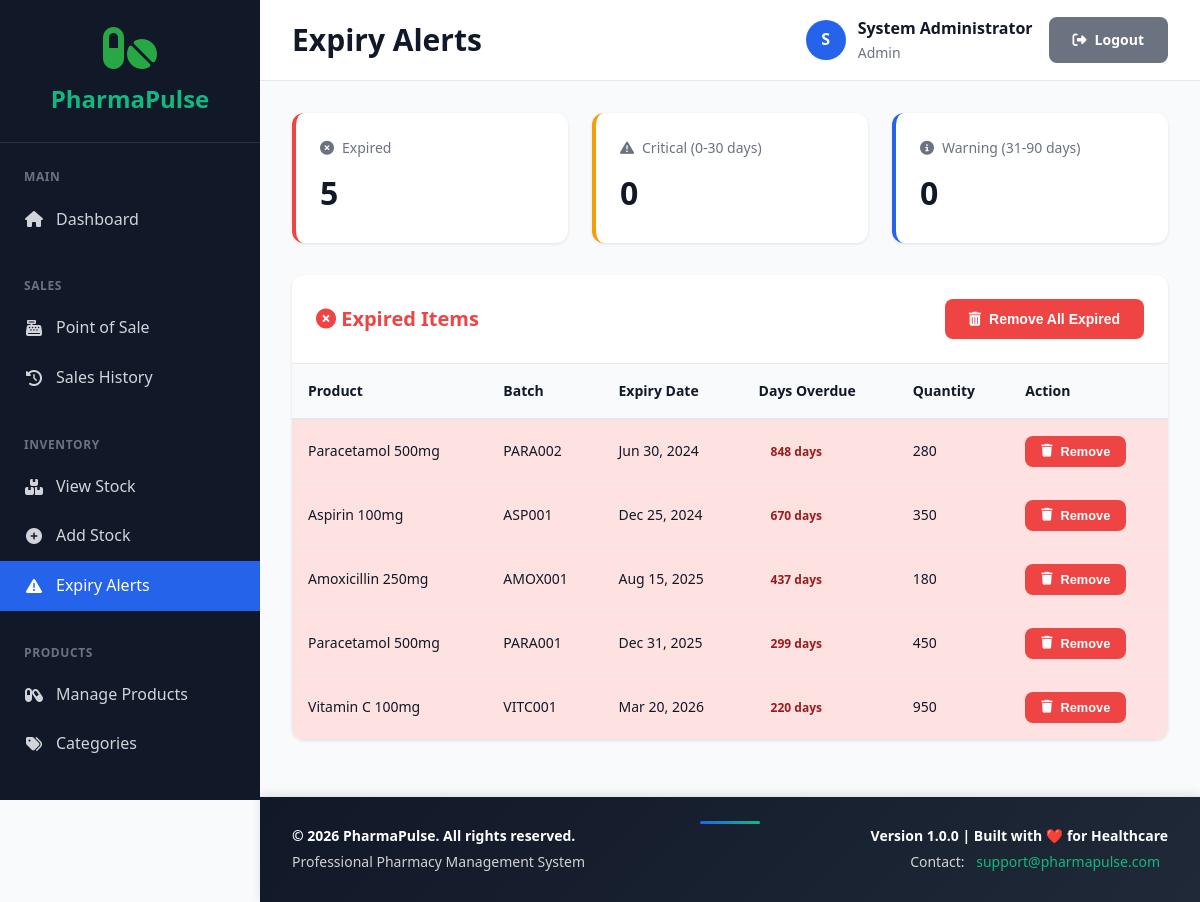
Screenshot of /modules/stock/expiry-alerts.php (signed in) with the database file from the repository.
### tables this page shows
CREATE TABLE IF NOT EXISTS stock_batches (
    batch_id INT AUTO_INCREMENT PRIMARY KEY,
    product_id INT NOT NULL,
    supplier_id INT NOT NULL,
    batch_number VARCHAR(100) NOT NULL,
    quantity_received INT NOT NULL,
    quantity_remaining INT NOT NULL,
    unit_cost DECIMAL(10,2) NOT NULL,
    expiry_date DATE NOT NULL,
    manufacture_date DATE NULL,
    received_date DATE NOT NULL,
    received_by INT NOT NULL,
    notes TEXT,
    created_at TIMESTAMP DEFAULT CURRENT_TIMESTAMP,
    FOREIGN KEY (product_id) REFERENCES products(product_id) ON DELETE CASCADE,
    FOREIGN KEY (supplier_id) REFERENCES suppliers(supplier_id) ON DELETE RESTRICT,
    FOREIGN KEY (received_by) REFERENCES users(user_id) ON DELETE RESTRICT,
    INDEX idx_product_batch (product_id, batch_number),
    INDEX idx_expiry_date (expiry_date),
    INDEX idx_supplier (supplier_id)
);

CREATE TABLE IF NOT EXISTS products (
    product_id INT AUTO_INCREMENT PRIMARY KEY,
    product_code VARCHAR(50) NOT NULL UNIQUE,
    product_name VARCHAR(200) NOT NULL,
    generic_name VARCHAR(200),
    category_id INT NOT NULL,
    strength VARCHAR(50),
    dosage_form VARCHAR(50),
    unit_price DECIMAL(10,2) NOT NULL,
    reorder_level INT DEFAULT 10,
    requires_prescription BOOLEAN DEFAULT FALSE,
    is_active BOOLEAN DEFAULT TRUE,
    created_at TIMESTAMP DEFAULT CURRENT_TIMESTAMP,
    FOREIGN KEY (category_id) REFERENCES product_categories(category_id) ON DELETE RESTRICT,
    INDEX idx_product_code (product_code),
    INDEX idx_product_name (product_name),
    INDEX idx_category (category_id)
);

### includes/auth.php (called while the page is built, shortened)
<?php
require_once __DIR__ . '/security.php';
function is_logged_in() {
    return isset($_SESSION['user_id']) && !empty($_SESSION['user_id']);
}
function has_role($required_role) {
    $user_role = $_SESSION['role'];
    if ($user_role === 'admin') {
        return true;
    }
    return $user_role === $required_role;
}

### includes/security.php (called while the page is built, shortened)
<?php
function clean($data) {
    return htmlspecialchars($data, ENT_QUOTES, 'UTF-8');
}

### modules/stock/expiry-alerts.php (the view, shortened to what this page needs)
<?php
$pdo = require __DIR__ . '/../../config/database.php';
require_once __DIR__ . '/../../includes/security.php';
require_once __DIR__ . '/../../includes/auth.php';
require_once __DIR__ . '/../../templates/header.php';
$expired = $pdo->query("
    SELECT sb.batch_id, p.product_name, sb.batch_number, sb.expiry_date, sb.quantity_remaining,
           DATEDIFF(sb.expiry_date, CURDATE()) as days_left
    FROM stock_batches sb
    INNER JOIN products p ON sb.product_id = p.product_id
    WHERE sb.expiry_date < CURDATE()
    AND sb.quantity_remaining > 0
    ORDER BY sb.expiry_date ASC
")->fetchAll();
$critical = $pdo->query("
    SELECT p.product_name, sb.batch_number, sb.expiry_date, sb.quantity_remaining,
           DATEDIFF(sb.expiry_date, CURDATE()) as days_left
    FROM stock_batches sb
    INNER JOIN products p ON sb.product_id = p.product_id
    WHERE sb.expiry_date BETWEEN CURDATE() AND DATE_ADD(CURDATE(), INTERVAL 30 DAY)
    AND sb.quantity_remaining > 0
    ORDER BY sb.expiry_date ASC
")->fetchAll();
$warning = $pdo->query("
    SELECT p.product_name, sb.batch_number, sb.expiry_date, sb.quantity_remaining,
           DATEDIFF(sb.expiry_date, CURDATE()) as days_left
    FROM stock_batches sb
    INNER JOIN products p ON sb.product_id = p.product_id
    WHERE sb.expiry_date BETWEEN DATE_ADD(CURDATE(), INTERVAL 31 DAY) AND DATE_ADD(CURDATE(), INTERVAL 90 DAY)
    AND sb.quantity_remaining > 0
    ORDER BY sb.expiry_date ASC
")->fetchAll();
?>
<div class="stats-grid">
    <div class="stat-card danger">
        <div class="stat-label"><i class="fas fa-times-circle"></i> Expired</div>
        <div class="stat-value"><?php echo count($expired); ?></div>
    </div>
    <div class="stat-card warning">
        <div class="stat-label"><i class="fas fa-exclamation-triangle"></i> Critical (0-30 days)</div>
        <div class="stat-value"><?php echo count($critical); ?></div>
    </div>
    <div class="stat-card">
        <div class="stat-label"><i class="fas fa-info-circle"></i> Warning (31-90 days)</div>
        <div class="stat-value"><?php echo count($warning); ?></div>
    </div>
</div>
<?php if (!empty($expired)): ?>
<div class="card">
    <div class="card-header">
        <h2 class="card-title" style="color: var(--danger-color);">
            <i class="fas fa-times-circle"></i> Expired Items
        </h2>
        <?php if (has_role('admin')): ?>
        <div class="card-actions">
            <form method="POST" style="display: inline;" onsubmit="return confirm('Remove ALL expired products? This action cannot be undone!')">
                <button type="submit" class="btn btn-danger">
                    <i class="fas fa-trash-alt"></i> Remove All Expired
                </button>
            </form>
        </div>
        <?php endif; ?>
    </div>
    <div class="table-container">
        <table class="data-table">
            <thead>
                <tr>
                    <th>Product</th>
                    <th>Batch</th>
                    <th>Expiry Date</th>
                    <th>Days Overdue</th>
                    <th>Quantity</th>
                    <?php if (has_role('admin')): ?>
                    <th>Action</th>
                    <?php endif; ?>
                </tr>
            </thead>
            <tbody>
                <?php foreach ($expired as $item): ?>
                <tr style="background: #fee2e2;">
                    <td><?php echo clean($item['product_name']); ?></td>
                    <td><?php echo clean($item['batch_number']); ?></td>
                    <td><?php echo date('M d, Y', strtotime($item['expiry_date'])); ?></td>
                    <td><span class="badge badge-danger"><?php echo abs($item['days_left']); ?> days</span></td>
                    <td><?php echo $item['quantity_remaining']; ?></td>
                    <?php if (has_role('admin')): ?>
                    <td>
                        <form method="POST" style="display: inline;" onsubmit="return confirm('Remove this expired batch? This action cannot be undone!')">
                            <button type="submit" class="btn btn-danger btn-sm">
                                <i class="fas fa-trash"></i> Remove
                            </button>
                        </form>
                    </td>
                    <?php endif; ?>
                </tr>
                <?php endforeach; ?>
            </tbody>
        </table>
    </div>
</div>
<?php endif; ?>
<?php require_once __DIR__ . '/../../templates/footer.php'; ?>

### assets/css/main.css (style rules this page uses)
:root { --primary-color: #2563eb; --primary-dark: #1e40af; --secondary-color: #10b981; --danger-color: #ef4444; --warning-color: #f59e0b; --success-color: #10b981; --dark-bg: #1f2937; --sidebar-bg: #111827; --content-bg: #f9fafb; --card-bg: #ffffff; --text-primary: #111827; --text-secondary: #6b7280; --border-color: #e5e7eb; --shadow: 0 1px 3px 0 rgba(0, 0, 0, 0.1); --shadow-lg: 0 10px 15px -3px rgba(0, 0, 0, 0.1); }
* { margin: 0; padding: 0; box-sizing: border-box; }
body { font-family: 'Segoe UI', Tahoma, Geneva, Verdana, sans-serif; background: var(--content-bg); color: var(--text-primary); line-height: 1.6; }
.card { background: var(--card-bg); border-radius: 12px; box-shadow: var(--shadow); overflow: hidden; margin-bottom: 1.5rem; }
.card-header { padding: 1.5rem; border-bottom: 1px solid var(--border-color); display: flex; justify-content: space-between; align-items: center; }
.card-title { font-size: 1.25rem; font-weight: 600; color: var(--text-primary); margin: 0; }
.card-actions { display: flex; gap: 0.5rem; align-items: center; }
.stats-grid { display: grid; grid-template-columns: repeat(auto-fit, minmax(250px, 1fr)); gap: 1.5rem; margin-bottom: 2rem; }
.stat-card { background: var(--card-bg); padding: 1.5rem; border-radius: 12px; box-shadow: var(--shadow); border-left: 4px solid var(--primary-color); transition: transform 0.2s; }
.stat-card.warning { border-left-color: var(--warning-color); }
.stat-card.danger { border-left-color: var(--danger-color); }
.stat-label { display: flex; align-items: center; gap: 0.5rem; font-size: 0.875rem; color: var(--text-secondary); margin-bottom: 0.5rem; }
.stat-value { font-size: 2rem; font-weight: 700; color: var(--text-primary); }
.btn { display: inline-flex; align-items: center; gap: 0.5rem; padding: 0.75rem 1.5rem; border: none; border-radius: 8px; font-weight: 600; text-decoration: none; cursor: pointer; transition: all 0.2s; font-size: 0.875rem; }
.btn-danger { background: var(--danger-color); color: white; }
.btn-sm { padding: 0.5rem 1rem; font-size: 0.8rem; }
.table-container { overflow-x: auto; }
.data-table { width: 100%; border-collapse: collapse; font-size: 0.875rem; }
.data-table th { background: var(--content-bg); padding: 1rem; text-align: left; font-weight: 600; color: var(--text-primary); border-bottom: 2px solid var(--border-color); }
.data-table td { padding: 1rem; border-bottom: 1px solid var(--border-color); }
.badge { display: inline-flex; align-items: center; gap: 0.25rem; padding: 0.25rem 0.75rem; border-radius: 12px; font-size: 0.75rem; font-weight: 600; }
.badge-danger { background: #fee2e2; color: #991b1b; }

### rows the page displays
stock_batches: product.product_name "Paracetamol 500mg", batch_number "PARA002", expiry_date "Jun 30, 2024", days_left "848", quantity_remaining "280"
stock_batches: product.product_name "Aspirin 100mg", batch_number "ASP001", expiry_date "Dec 25, 2024", days_left "670", quantity_remaining "350"
stock_batches: product.product_name "Amoxicillin 250mg", batch_number "AMOX001", expiry_date "Aug 15, 2025", days_left "437", quantity_remaining "180"
stock_batches: product.product_name "Paracetamol 500mg", batch_number "PARA001", expiry_date "Dec 31, 2025", days_left "299", quantity_remaining "450"
stock_batches: product.product_name "Vitamin C 100mg", batch_number "VITC001", expiry_date "Mar 20, 2026", days_left "220", quantity_remaining "950"

### other values shown
$page_title "Expiry Alerts"
substr($current_user['full_name'], 0, 1) "S"
$current_user['full_name'] "System Administrator"
$current_user['role'] "Admin"
count($expired) "5"
count($critical) "0"
count($warning) "0"
